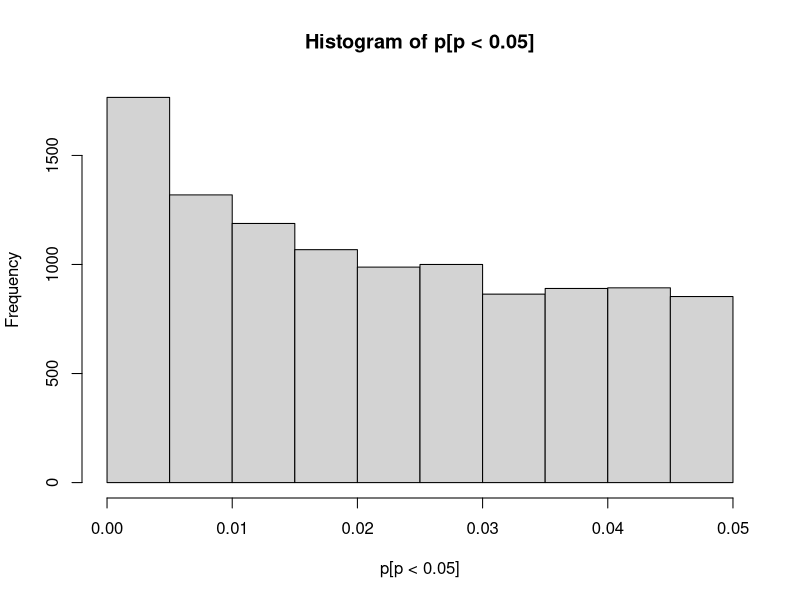
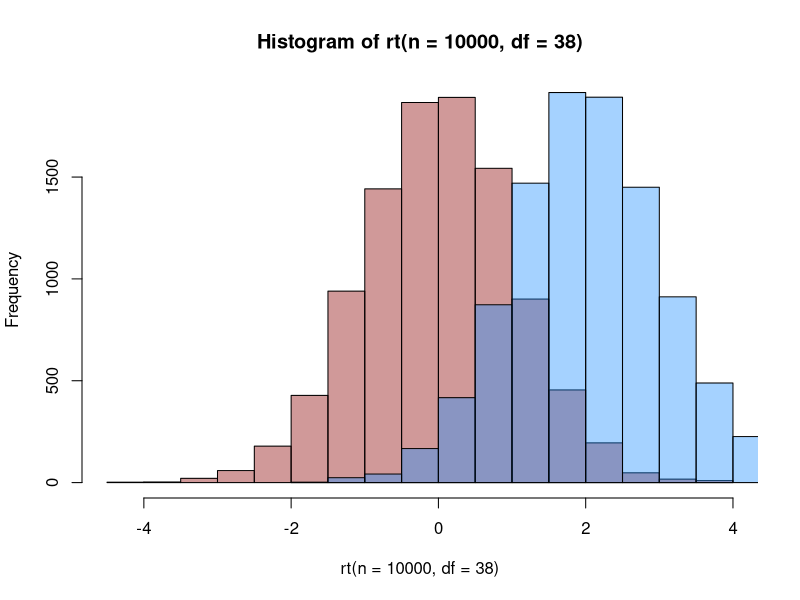
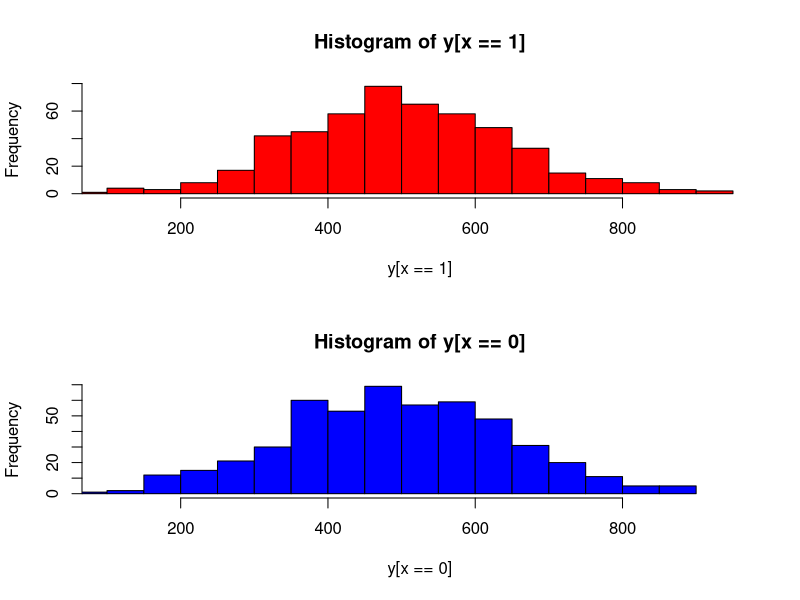
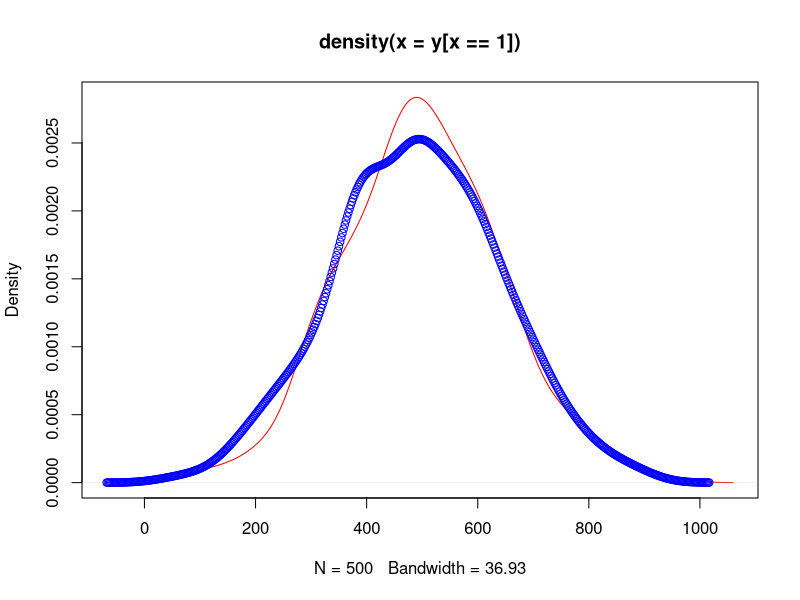
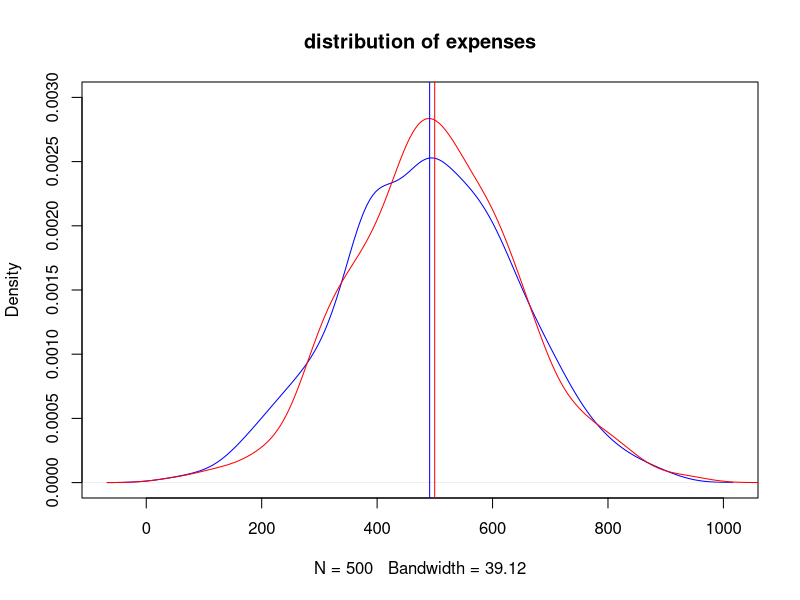
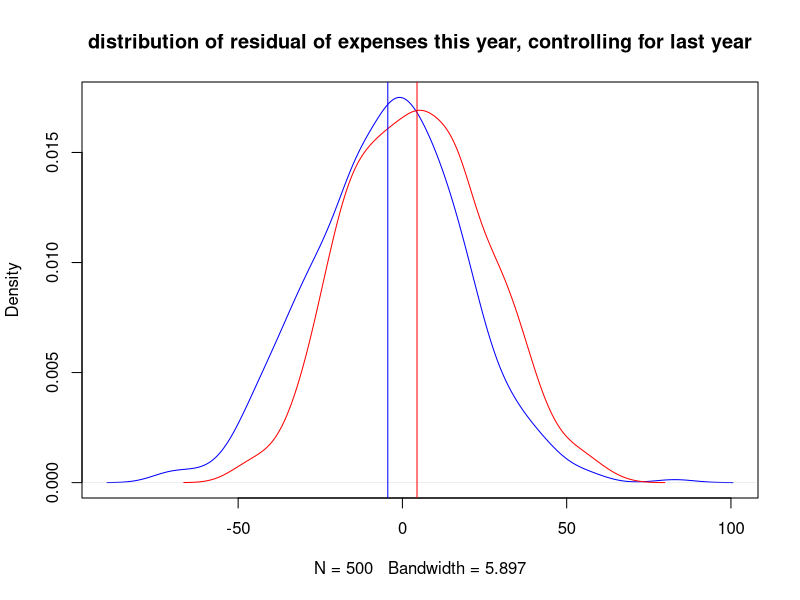
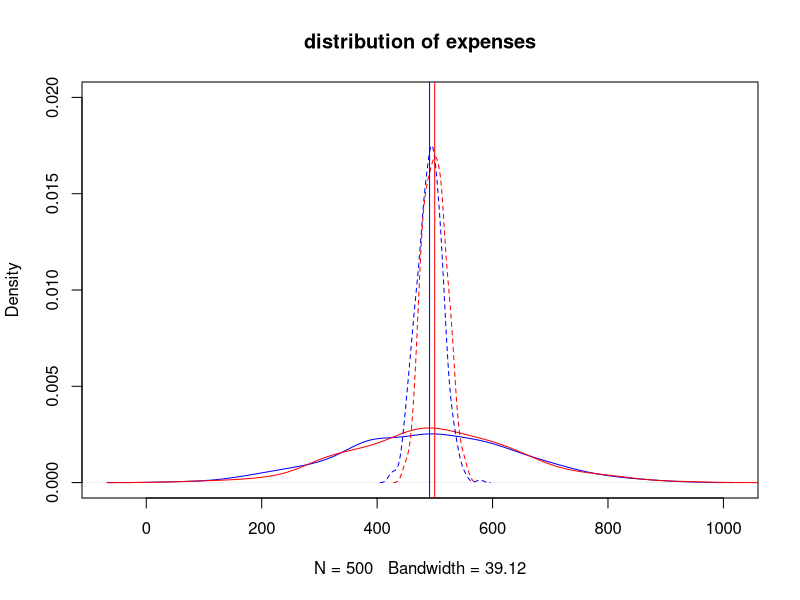

Recreate these plots in R, in order.
#------------------------------------------------------------
# Intuition for why smaller p-values are more likely if a true effect exists

# If there is a true effect, a smaller p-value is ALWAYS more likely!
d <- 0.1
p <- c()

for (k in 1:100000) {
  x1 <- rnorm(100)
  x2 <- rnorm(100) + d
  p[k] <- t.test(x1, x2)$p.value
}

hist(p[p < .05])

# T-distribution with non-centrality parameter
# gives a random t value with 20 per cell
hist(rt(n = 10000, df = 38), col = adjustcolor("red4", .4))
hist(rt(n = 10000, df = 38, ncp = 2), col = adjustcolor("dodgerblue", .4), add = TRUE)
t2 <- rt(n = 10000, df = 38, ncp = 2)
mean(t2 > 2.1)


2 * (1 - pt(1.96, df = 100))


#------------------------------------------------------------
# Intuition why regression is just the weighted average of slopes, 
# Weighted by the square distance between pairs of points of x

x <- c(1, 2, 3)
y <- x^2
df <- data.frame(x, y)
df
# Regression is equal to the slopes between every point, weighted
# by the square of the distance between the values of x
(3 * 1 + 4 * 4 + 5 * 1) / (1 + 4 + 1)
lm(y ~ x)


#------------------------------------------------------------
# Adding controls to reduce noise in regression

# This simulates an experiment where 500 customers get a promotion that ended up on average increasing their purchases by $10
# this benefit is observable only after controlling for past purchases

rm(list = ls())

set.seed(124)
n <- 500

# 1. Random assignment
x <- rep(c(1, 0), each = 500)

# 2. Latent variable, how much people spend for christmas varies across people in a stable way
christmas.budget <- rnorm(2 * n, mean = 500, sd = 150)

# 3. We don't observe that, we do observe last year
e1 <- rnorm(2 * n, sd = 15) # (last year)
e2 <- rnorm(2 * n, sd = 15) # (this year)

# 4 So purchases for each year
last.year <- christmas.budget + e1 # People deviate at random fromm their budget each year
# 5And then this year
this.year <- christmas.budget + 10 * x + e2

# 6 Simplify variable names
y <- this.year
y0 <- last.year

# 7 Analyze data
# 7.1 Experiment
t.test(y ~ x) # p=.3472

# 7.2 Same with regression
summary(lm(y ~ x))

# 7.3 But, we can control for last year
summary(lm(y ~ x + y0)) # p<<.0001

# 8 Let's see it with graphs
# 8.1 raw data histograms
dev.off()
par(mfrow = c(2, 1))
h1 <- hist(y[x == 1], col = "red", breaks = 20, xlim = c(100, 950))
h0 <- hist(y[x == 0], col = "blue", breaks = 20, xlim = c(100, 950))
# hard to spot $10

dev.off()
plot(density(y[x == 1]), lty = 1, col = "red")
points(density(y[x == 0]), lty = 1, col = "blue")

# 9. get residuals of expenses this year, controlling for last year's
lm1 <- lm(y ~ y0)
res1 <- resid(lm1)

# 9.1 raw data
dev.off()
plot(density(y[x == 0]), ylim = c(0, .003), col = "blue", main = "distribution of expenses")
points(density(y[x == 1]), col = "red", type = "l")
abline(v = mean(y[x == 1]), col = "red")
abline(v = mean(y[x == 0]), col = "blue")

# 9.2 Residuals
plot(density(res1[x == 0]), col = "blue", main = "distribution of residual of expenses this year, controlling for last year")
points(density(res1[x == 1]), col = "red", type = "l")
abline(v = mean(res1[x == 1]), col = "red")
abline(v = mean(res1[x == 0]), col = "blue")

# 9.3 Shift residuals so they have the same mean and plot side by side
offset1 <- mean(y[x == 1]) - mean(res1[x == 1])
offset0 <- mean(y[x == 0]) - mean(res1[x == 0])

# 9.4 one graph
plot(density(y[x == 0]), col = "blue", main = "distribution of expenses", ylim = c(0, .02))
points(density(y[x == 1]), col = "red", type = "l")
points(density(res1[x == 0] + offset0), col = "blue", lty = 2, type = "l")
points(density(res1[x == 1] + offset1), col = "red", type = "l", lty = 2)

abline(v = mean(res1[x == 1]) + offset1, col = "red")
abline(v = mean(res1[x == 0]) + offset1, col = "blue")
